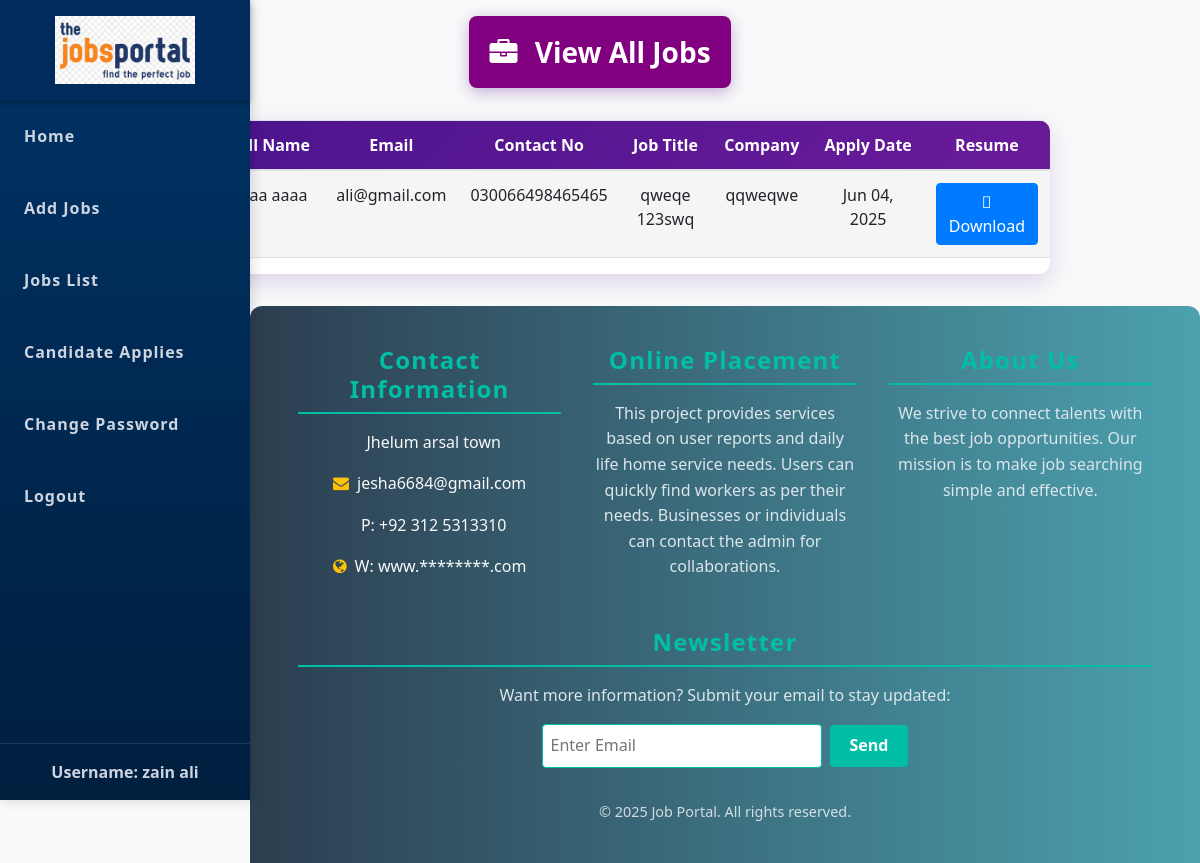
The app's page /applied_candidatelist/ (signed in) with its own data.
### job/models.py (models this page shows, shortened)
class Apply(models.Model):
    job = models.ForeignKey(Job, on_delete=models.CASCADE)
    student = models.ForeignKey(StudentUser, on_delete=models.CASCADE)
    resume = models.FileField(null=True)
    applydate = models.DateField()

class StudentUser(models.Model):
    user = models.ForeignKey(User, on_delete=models.CASCADE)
    mobile = models.CharField(max_length=15, null=True)
    image = models.FileField(null=True)
    gender = models.CharField(max_length=15, null=True)
    type = models.CharField(max_length=15, null=True)

class Job(models.Model):
    recruiter = models.ForeignKey(Recruiter, on_delete=models.CASCADE)
    title = models.CharField(max_length=150)
    start_date = models.DateField()
    end_date = models.DateField()
    image = models.FileField(null=True)
    salary = models.FloatField()
    description = models.CharField(max_length=300)
    experience = models.CharField(max_length=15)
    skill = models.CharField(max_length=250)
    location = models.CharField(max_length=100, default='null')
    creationdate = models.DateField()

class Recruiter(models.Model):
    user = models.ForeignKey(User, on_delete=models.CASCADE)
    mobile = models.CharField(max_length=15, null=True)
    image = models.FileField(null=True)
    gender = models.CharField(max_length=15, null=True)
    type = models.CharField(max_length=15, null=True)
    company = models.CharField(max_length=150, null=True)
    status = models.CharField(max_length=25, null=True)

### job/views.py (the view)
# urls.py: path('applied_candidatelist/', views.applied_candidatelist, name='applied_candidatelist'),
def applied_candidatelist(request):
    if not request.user.is_authenticated:
        return redirect('recruiter_login')
    data = Apply.objects.all()
    d = {'data':data}
    return render(request, 'applied_candidatelist.html', d)

### job/templates/applied_candidatelist.html (shortened to what this page needs)
{% load static %}
{% block body %}
{% include 'recruiter_nav.html' %}
<div class="page-header" role="heading" aria-level="1">
  <i class="fa fa-briefcase" style="margin-right: 10px;"></i>
  View All Jobs
</div>
<div class="table-container" role="region" aria-label="Job listings table">
  <table class="table" aria-describedby="job-list-description">
    <thead>
      <tr>
        <th scope="col" style="width: 5%;">S.No.</th>
        <th scope="col" style="width: 20%;">Full Name</th>
        <th scope="col" style="width: 15%;">Email</th>
        <th scope="col" style="width: 15%;">Contact No</th>
        <th scope="col" style="width: 15%;">Job Title</th>
        <th scope="col" style="width: 15%;">Company</th>
        <th scope="col" style="width: 10%;">Apply Date</th>
        <th scope="col" style="width: 10%;">Resume</th>
      </tr>
    </thead>
    <tbody>
      {% for i in data %}
        {% if request.user.id == i.job.recruiter.user.id %}
          <tr>
            <td>{{ forloop.counter }}</td>
            <td>{{ i.student.user.first_name }} {{ i.student.user.last_name }}</td>
            <td>{{ i.student.user.username }}</td>
            <td>{{ i.student.mobile }}</td>
            <td>{{ i.job.title }}</td>
            <td>{{ i.job.recruiter.company }}</td>
            <td>{{ i.applydate|date:"M d, Y" }}</td>
            <td>
              <a href="{{ i.resume.url }}" class="btn btn-primary" download>
                <i class="fas fa-download"></i> Download
              </a>
            </td>
          </tr>
        {% endif %}
      {% endfor %}
    </tbody>
  </table>
</div>
{% include 'footer.html' %}
{% endblock %}

### job/templates/recruiter_nav.html (shortened to what this page needs)
{% load static %}
<!DOCTYPE html>
<html lang="en">
<head>
  <link rel="stylesheet" href="https://maxcdn.bootstrapcdn.com/bootstrap/4.5.2/css/bootstrap.min.css" />
  <link rel="stylesheet" href="https://cdnjs.cloudflare.com/ajax/libs/font-awesome/4.7.0/css/font-awesome.min.css" />
</head>
<body>
  <nav id="sidebar" aria-label="Recruiter navigation sidebar">
    <div class="sidebar-brand">
      <a href="{% url 'recruiter_home' %}">
        <img src="{% static 'image/c1.png' %}" alt="Recruiter Portal Logo" />
      </a>
    </div>
    <ul class="nav">
      <li class="nav-item"><a class="nav-link" href="{% url 'recruiter_home' %}">Home</a></li>
      <li class="nav-item"><a class="nav-link" href="{% url 'add_job' %}">Add Jobs</a></li>
      <li class="nav-item"><a class="nav-link" href="{% url 'job_list' %}">Jobs List</a></li>
      <li class="nav-item"><a class="nav-link" href="{% url 'applied_candidatelist' %}">Candidate Applies</a></li>
      <li class="nav-item"><a class="nav-link" href="{% url 'changepasswordrecruiter' %}">Change Password</a></li>
      <li class="nav-item"><a class="nav-link" href="{% url 'Logout' %}">Logout</a></li>
    </ul>
    <div class="user-info" aria-label="Logged in recruiter info">
      Username: {{ request.user.first_name }} {{ request.user.last_name }}
    </div>
  </nav>
</body>
</html>

### job/templates/recruiter_nav.html (style rules this page uses)
body { margin: 0; font-family: 'Segoe UI', Tahoma, Geneva, Verdana, sans-serif; background-color: #f8f9fa; display: flex; min-height: 100vh; overflow-x: hidden; }
#sidebar { position: fixed; top: 0; left: 0; width: 250px; height: 100vh; background: linear-gradient(180deg, #003366, #001f3f); box-shadow: 2px 0 12px rgba(0, 0, 0, 0.15); padding-top: 100px; display: flex; flex-direction: column; z-index: 1050; user-select: none; }
#sidebar .sidebar-brand { position: fixed; top: 0; left: 0; width: 250px; height: 100px; background-color: #002b5c; display: flex; justify-content: center; align-items: center; box-shadow: 0 3px 6px rgba(0, 0, 0, 0.3); z-index: 1100; }
#sidebar .sidebar-brand img { width: 140px; cursor: pointer; }
#sidebar ul.nav { flex-grow: 1; padding-left: 0; margin: 0; list-style: none; display: flex; flex-direction: column; }
#sidebar ul.nav li.nav-item { margin: 0.5rem 0; }
#sidebar ul.nav li.nav-item a.nav-link { color: #cdd4e0; font-weight: 600; padding: 1rem 1.5rem; border-radius: 8px; display: block; transition: background-color 0.3s ease, color 0.3s ease; text-decoration: none; letter-spacing: 0.06em; }
#sidebar .user-info { padding: 1rem 20px; color: #cdd4e0; font-weight: 600; border-top: 1px solid rgba(255, 255, 255, 0.1); text-align: center; user-select: none; white-space: nowrap; overflow: hidden; text-overflow: ellipsis; }

### job/templates/applied_candidatelist.html (style rules this page uses)
body { margin: 0; font-family: 'Segoe UI', Tahoma, Geneva, Verdana, sans-serif; background-color: #f8f9fa; display: flex; flex-direction: column; min-height: 100vh; }
.page-header { font-size: 28px; font-weight: 700; color: white; background-color: purple; padding: 15px 20px; border-radius: 8px; margin: 1rem auto 2rem; max-width: 900px; text-align: center; user-select: none; box-shadow: 0 4px 15px rgba(75, 0, 130, 0.3); }
.table-container { max-width: 900px; margin: 0 auto 2rem; overflow-x: auto; box-shadow: 0 8px 24px rgba(75, 0, 130, 0.15); border-radius: 12px; background-color: #fff; }
table.table { width: 100%; min-width: 600px; table-layout: auto; word-wrap: break-word; }
thead tr { background: linear-gradient(135deg, #4a148c, #6a1b9a); color: white; }
thead th { padding: 1rem; font-weight: 700; text-align: center; white-space: nowrap; }
tbody tr { background-color: #fafafa; transition: all 0.3s ease; border-bottom: 1px solid #e0e0e0; }
tbody tr:nth-child(odd) { background-color: #f5f5f5; }
tbody td { padding: 1rem; vertical-align: middle; text-align: center; border: none; word-wrap: break-word; white-space: normal; }

### records on screen
Apply: student.user.first_name "aaaa", student.user.last_name "aaaa", student.user.username "ali@gmail.com", student.mobile "030066498465465", job "qweqe 123swq", job.recruiter.company "qqweqwe", applydate "Jun 04, 2025"

### other values on screen
{{ request.user.first_name }} "zain"
{{ request.user.last_name }} "ali"
{{ year|default:"2025" }} "2025"
